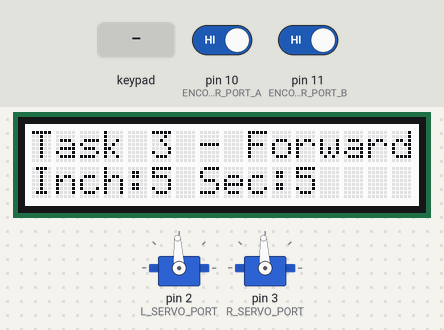
Simulated run of this sketch. Board: Arduino Uno, built with avr-gcc and run on an emulated ATmega328P. Parts: 2 × servo, 16×2 character LCD. The inputs (shaded band) are chosen by the test bench; at power-on: pin 10 (ENCODER_PORT_A) HIGH, pin 11 (ENCODER_PORT_B) HIGH. What the sketch prints to the serial monitor is not drawn.

Above: at 3.4 s.
3.5 s: key 'D' pressed
At 3.9 s:
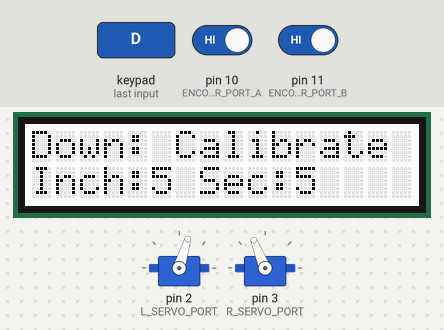
At 16.9 s:
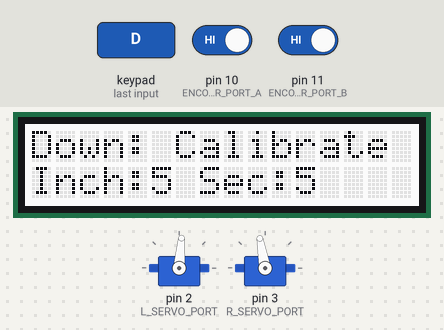
Timing chart, 0 to 34.0 s (numbered marks = the images above; inputs shaded):
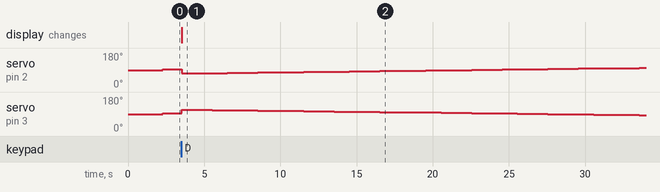

Measured:
- after the input at 3.5 s, servo on pin 2 (L_SERVO_PORT): 93° → 73° at once, → 74° 2.0 s later, → 75° 1.0 s later, → 76° 1.0 s later, … (29 changes in this stretch); servo on pin 3 (R_SERVO_PORT): 93° → 112° at once, → 111° 2.0 s later, → 110° 1.0 s later, → 109° 1.0 s later, … (29 changes in this stretch); the display: changes at once (image 1)

The sketch:

Forward.ino
```cpp
#include <Adafruit_RGBLCDShield.h>
#include "MyEncoders.h"
#include "MyServos.h"
#include "ForwardParams.h"

Adafruit_RGBLCDShield lcd = Adafruit_RGBLCDShield();

#define RED    0x1      //RGB SHIELD
#define GREEN  0x2      //color codes
#define YELLOW 0x3
#define BLUE   0x4
#define VIOLET 0x5
#define TEAL   0x6
#define WHITE  0x7

void setup() {
    Serial.begin(9600);
    LServo.attach(L_SERVO_PORT);
    RServo.attach(R_SERVO_PORT);
    initEncoders();

    lcd.setBacklight(WHITE);
    lcd.begin(16, 2);
    lcd.print("Task 3 - Forward");
    lcd.setCursor(0, 1);
    lcd.print("Inch:");
    lcd.print(PARAM_X);
    lcd.print(" Sec:");
    lcd.print(PARAM_Y);

    fakeCal();
}

void loop() {
    float ips = (float)PARAM_X / PARAM_Y;
    float ipsMax = 0.8 * PI * 2.61;
    float tmpLeft = 0, tmpRight = 0;

    uint8_t buttons = lcd.readButtons();

    setSpeedsIPS(0, 0);
    lcd.setCursor(0, 0);

    switch (buttons) {
        case BUTTON_SELECT: {
                if (ips <= ipsMax) {
                    lcd.print("Select          ");

                    setSpeedsIPS(ips, ips);
                    Serial.print("\nips: ");
                    Serial.print(ips);
                    Serial.print("\tipsMax: ");
                    Serial.print(ipsMax);

                    while (tmpLeft <= PARAM_X || tmpRight <= PARAM_X) {
                        setSpeedsIPS(ips, ips);
                        tmpLeft = (float)lEncCount / 32.0 * 8.2;        //calculate from encoder to inch
                        tmpRight =  (float)rEncCount / 32.0 * 8.2;

                        Serial.print("\ntmpLeft: ");
                        Serial.print(tmpLeft);
                        Serial.print("\ttmpRight: ");
                        Serial.print(tmpRight);

                        if (tmpLeft > PARAM_X || tmpRight > PARAM_X) {
                            setSpeedsIPS(0, 0);
                            break;
                        }
                    }
                } else {
                    lcd.print("Speed too fast!!");
                }
                break;
        } case BUTTON_LEFT: {
                lcd.print("Left: Reset     ");
                resetCounts();
                break;
        } case BUTTON_DOWN: {
                lcd.print("Down: Calibrate ");
                calibrateSpeeds();
                lcd.setCursor(0, 0);
                lcd.print("Calibration Done");
                break;
        } case BUTTON_UP: {
                lcd.print("Up: Fake Cal    ");
                fakeCal();
                lcd.setCursor(0, 0);
                lcd.print("Fake Cal Done   ");
                break;
        } case BUTTON_RIGHT: {
                lcd.print("Right:          ");
                break;
        }
    }
}
```

ForwardParams.h
```cpp
#define PARAM_X  5   //X inches
#define PARAM_Y  5   //Y seconds
```

MyEncoders.h
```cpp
#include <PinChangeInt.h>

#ifndef __MY_ENCODERS__
#define __MY_ENCODERS__

#define ENCODER_PORT_A 10
#define ENCODER_PORT_B 11

volatile unsigned long lEncCount = 0;
volatile unsigned long rEncCount = 0;
volatile unsigned long lEncLast = 0;
volatile unsigned long rEncLast = 0;

unsigned long LOld, LNew, ROld, RNew;

int lEncPin = 10;
int rEncPin = 11;

//this function sets the tick counts to 0
void resetCounts() {
    noInterrupts();
    lEncCount = 0;
    rEncCount = 0;
    interrupts();
}

//this function should return the left and right tickcounts
//since either the start of the program or the last
//call to the function resetCounts()
void getCounts(unsigned long counts[]) {
    noInterrupts();
    counts[0] = lEncCount;
    counts[1] = rEncCount;
    interrupts();
}

//this function should return the instantaneous speeds of the wheels
//meassured in revolutions per second. uses timestamps and not the counts of the encoder
void getSpeeds(float speeds[]) {
    noInterrupts();                             // disable interrupts
    unsigned long LeftOld = LOld;               // copying global variables to local variables
    unsigned long LeftNew = LNew;
    unsigned long RightOld = ROld;
    unsigned long RightNew = RNew;
    interrupts();                               // re-enable interrups

    unsigned long lDelta = LeftNew - LeftOld;   // use local variables to calculate speed
    unsigned long rDelta = RightNew - RightOld;
    unsigned long currentTime = millis();

    unsigned long rDeltaNew = currentTime - RightNew;
    unsigned long lDeltaNew = currentTime - LeftNew;

    if (rDeltaNew > rDelta) {
        rDelta = rDeltaNew;
    }
    if (lDeltaNew > lDelta) {
        lDelta = lDeltaNew;
    }
    speeds[0] = (1.0 / 32.0) * (1000 / lDelta);
    speeds[1] = (1.0 / 32.0) * (1000 / rDelta);
}

void leftInterrupt() {      //left interrupt
    LOld = LNew;
    LNew = millis();
    lEncCount++;
}

void rightInterrupt() {     //right interrupt
    ROld = RNew;
    RNew = millis();
    rEncCount++;
}

//this function should include whatever code necessary to initialize this module
void initEncoders() {
    pinMode(lEncPin, INPUT_PULLUP);
    pinMode(rEncPin, INPUT_PULLUP);

    PCintPort::attachInterrupt(ENCODER_PORT_A, &leftInterrupt, FALLING);
    PCintPort::attachInterrupt(ENCODER_PORT_B, &rightInterrupt, FALLING);
}
#endif
```

MyServos.h
```cpp
#include <Servo.h>
#include "MyEncoders.h"

#ifndef __MY_SERVOS__
#define __MY_SERVOS__

#define L_SERVO_PORT 2
#define R_SERVO_PORT 3

Servo LServo, RServo;                   //initialize servos

float lArray[41], rArray[41];           //initialize array for calibrateSpeeds()

//this function should set the left and right speeds of the wheel
//when both inputs are positive the robot should move forward
//when both inputs are negative the robot should move backward
//microsLeft should encode the left wheel velocity and viceversa
void setSpeeds(int microsLeft, int microsRight) {
    LServo.writeMicroseconds(microsLeft + 1500);
    RServo.writeMicroseconds(1500 - microsRight);
}

//this function is meant for doing whatever necessary for the
//functions 'setSpeedsIPS' and 'setSpeedsRPS' to work properly
// reset count, set speed, delay(time), getCounts
void calibrateSpeeds() {
    int i = 0;
    unsigned long speedArray[2];

    Serial.println("Calibration Table");
    Serial.println("\ni\tInput Micros\tLeft Speed\tRight Speed");

    setSpeeds(-200, -200);                  //start motor first
    delay(1000);                            //delay before looping

    for (i = 0; i <= 40; ++i) {
        int inc = -200 + 10 * i;
        setSpeeds(inc, inc);
        resetCounts();
        delay(1000);                        //deltaT = 1000
        getCounts(speedArray);

        float leftSpeed =  (speedArray[0] / 32.0);  //divide by holes
        float rightSpeed = (speedArray[1] / 32.0);

        if (i < 20) {                       //invert values
            leftSpeed = 0 - leftSpeed;      //for negatives
            rightSpeed = 0 - rightSpeed;
        }
        lArray[i] = leftSpeed;
        rArray[i] = rightSpeed;

        Serial.print(i);                    //serial confirmation
        Serial.print("\t");                 //for calibrated values
        Serial.print(inc);
        Serial.print("\t\t");
        Serial.print(lArray[i], 4);
        Serial.print("\t\t");
        Serial.println(rArray[i], 4);
    }
    Serial.println("\nCalibration Done\n");
}

void fakeCal() {                            //creates array of fake values for
    int i = 0;                              //testing purposes only
    Serial.println("Calibration Table");
    for (float j = -.8; j <= .81; j += .04) {
        lArray[i] = j;
        rArray[i] = j;
        Serial.print("\ni: ");              //serial confirmation
        Serial.print(i);                    //for set values
        Serial.print("    Left Speed: ");
        Serial.print(lArray[i], 4);
        Serial.print("    Right Speed: ");
        Serial.print(rArray[i], 4);
        i++;
    }
    Serial.println("\nCalibration Done\n");
}

//same as the function setSpeeds, but the inputs now indicate
//the revolutions per secont (rps) at which each wheel should spin
void setSpeedsRPS(float rpsLeft, float rpsRight) {
    int i = 0;
    float lMicrosRPS = 0, rMicrosRPS = 0;

    if (rpsLeft < lArray[0]) {                  //condition for extreme
        rpsLeft = lArray[0];                    //high/low RPS inputs
    } if (rpsLeft > lArray[40]) {
        rpsLeft = lArray[40];
    } if (rpsRight < rArray[0]) {
        rpsRight = rArray[0];
    } if (rpsRight > rArray[40]) {
        rpsRight = rArray[40];
    }

    for (i = 0; lArray[i] <= rpsLeft; i++) {    //interpolation
        float lx = lArray[i];                   //for between intervals
        float ly = lArray[i + 1];
        lMicrosRPS = -200 + 10 * i + 10 * (rpsLeft - lx) / (ly - lx);
    }
    for (i = 0; rArray[i] <= rpsRight; i++) {
        float rx = rArray[i];
        float ry = rArray[i + 1];
        rMicrosRPS = -200 + 10 * i + 10 * (rpsRight - rx) / (ry - rx);
    }
    setSpeeds(lMicrosRPS, rMicrosRPS);
}

//same as the function setSpeeds, but the inputs now indicate
//the inches per second (ips) at which each wheel should spin
void setSpeedsIPS(float ipsLeft, float ipsRight) {
    float tempLeft = ipsLeft / 8.2;       //circumference = Pi*2.61(diameter) = 8.2;
    float tempRight = ipsRight / 8.2;     //converts IPS to RPS
    setSpeedsRPS(tempLeft, tempRight);    //call setSpeeds
}

//this function should make the robot move with a linear speed of v
//measured in inches per second, and an angular speed of w
//in rads per second. Positive ws should indicate a counterclockwise spin.
void setSpeedsvw(float v, float w) {
    float V = v;
    float W = w;
    float R = V / W;                //various functions obtained from
    float d = 3.95;                 //slides from lectures on kinematics
    float vR = W * (R + (d / 2));
    float vL = W * (R - (d / 2));

    if (W == 0) {                   //prevent divide by zero error
        vL = vR = V;                //only use V
    }
    setSpeedsIPS(vL, vR);

    Serial.print("\n\nvL: ");       //serial confirmation
    Serial.print(vL);               //for vL and vR values
    Serial.print("\tvR: ");
    Serial.print(vR);
}
#endif
```
